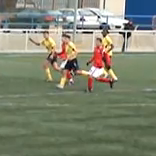
%> input picture PythonWorkSpace5Edition/Images/Chapter10/Input/CamShift/Sequence/frame1.bmp, 156 x 156 px
$ octave BackProjectionExample.m   (GNU Octave 9; MATLAB toolbox functions it lacks are replaced by stand-ins)
%> lines starting %> are read from the running program, lines starting %| are printed output that depends on the picture; in (x1, y1, x2, y2) boxes, pixels count from 0 and x2, y2 are one past the last pixel; in counts of white or black regions, pixels touching at a corner belong together; the program's own positions count from 1
### Images/Chapter10/Input/CamShift/Density.m
function histogram = Density(image, s, regionRadious, h)
% Implementation of density estimation for a colour image
% Parameters: Image, Position of the image region, the size of the region and kernel size
%             the size is measured from the centre of the region/kernel

% Colour components
red = image(:,:,1);
green = image(:,:,2);
blue = image(:,:,3);

% Create 64x64 histogram
histSize = 64;
histogram(1:histSize,1:histSize) = 0;

% Total number of values in the histogram for normalisation
total = 0;

% Density estimation
for DeltaRow = -regionRadious(1) : regionRadious(1)        % Rows inside the image region
    for DeltaColumn = -regionRadious(2) : regionRadious(2) % Columns inside the image region

        % Position of the pixel in the image
        row = s(1) + DeltaRow;
        column = s(2) + DeltaColumn;

        % Compute 2D color features (Cb,Cr) for the (x,y) pixel
        [Cb Cr] = ColourFeature(red(row,column), green(row,column), blue(row,column));

        % Gaussian kernel
        w = exp(-(DeltaRow*DeltaRow + DeltaColumn*DeltaColumn)/2*h*h);

        %increment histogram
        histogram(int8(Cb),int8(Cr)) = histogram(int8(Cb),int8(Cr))+w;
        total = total + w;
    end
end

% Normailse
histogram = histogram ./ total;


### PhytonWorkSpace5Edition/Images/Chapter10/Input/CamShift/BackProjection.m
function projection = BackProjection(image, histogram)
% Implementation of BackProjection
% Parameters: Image, histogram and region where to perform the back projection
%             the size is measured from the centre of the region

% Colour components
red = image(:,:,1);
green = image(:,:,2);
blue = image(:,:,3);

% Image Size
[ imageRows imageColumns depth ] = size(image);

% Create new image
projection(1:imageRows,1:imageColumns) = 0;

% Density estimation
for row = 1 : imageRows           % Image rows
    for column = 1 : imageColumns % Columns inside the image region

        % Compute 2D color features (Cb,Cr) for the (x,y) pixel
        [Cb Cr] = ColourFeature(red(row,column), green(row,column), blue(row,column));

        % Back project
        projection(row,column) = histogram(int8(Cb),int8(Cr));
    end
end


### PhytonWorkSpace5Edition/Images/Chapter10/Input/CamShift/ComputeScale.m
function [Crow, Ccolumn, Srow, Scolumn] = ComputeScale(image, s, regionRadious, scaleResult)
% Estimte a scale based on momentos
% Parameters: Single valued image, Position of the image region, the size of the region and a final scale
%             the size is measured from the centre of the region

% Image Size
[ imageRows imageColumns ] = size(image);

% Momemtus
M00 = 0;
M10 = 0;
M01 = 0;
M11 = 0;
M20 = 0;
M02 = 0;
for DeltaRow = -regionRadious(1) : regionRadious(1)        % Rows inside the image region
    for DeltaColumn = -regionRadious(2) : regionRadious(2) % Columns inside the image region

        % Position of the pixel in the image
        row = s(1) + DeltaRow;
        column = s(2) + DeltaColumn;

        if row > 0 & row < imageRows & column > 0 & column < imageColumns
            M00 = M00 + image(row,column);
            M10 = M10 + row * image(row,column);
            M01 = M01 + column * image(row,column);
            M11 = M11 + row * column * image(row,column);
            M20 = M20 + row * row * image(row,column);
            M02 = M02 + column* column * image(row,column);
        end
    end
end

Ccolumn = (M01/M00);
Crow = (M10/M00);

a = M20/M00- Crow*Crow;
b = 2*(M11/M00 - Crow *Ccolumn);
c = M02/M00- Ccolumn*Ccolumn;

Srow = round(scaleResult(1) * sqrt((a+c+sqrt(b*b+(a-c)*(a-c))/2)));
Scolumn = round(scaleResult(2) * sqrt((a+c-sqrt(b*b+(a-c)*(a-c))/2)));

Ccolumn = round(M01/M00);
Crow = round(M10/M00);


### PhytonWorkSpace5Edition/Images/Chapter10/Input/CamShift/DrawSquare.m
function newImage = DrawSquare(image, s, radious, colour)
% Draw a squre in an image
% Parameters: Image, position, size
%             the size is measured from the centre of the region

newImage = image;

pixelValue = [ colour colour colour ];

% Draw vertical lime
for DeltaRow = s(1)-radious(1) : s(1)+radious(1)
    newImage(DeltaRow,s(2)-radious(2),:) = pixelValue;
    newImage(DeltaRow,s(2)+radious(2),:) = pixelValue;
end

% Draw horizontal lime
for Deltacolumn = s(2)-radious(2) : s(2)+radious(2)
    newImage(s(1)-radious(1),Deltacolumn,:) = pixelValue;
    newImage(s(1)+radious(1),Deltacolumn,:) = pixelValue;
end


### PythonWorkSpace5Edition/Images/Chapter10/Input/CamShift/BackProjectionExample.m
% Compute Back Projection Example
clear;

% Read image data
frame = imread('sequence\frame1.bmp','bmp');
%> frame is the input picture: size 156x156x3 uint8; mean R, G, B 128.3, 132.6, 113.7

% Density estimation parameter
filterSize = .16;

% Region position
position = [60 100];

% Radius from the centre (rows,columns)
regionSize = [ 15 8 ];

% Back projection Size
backProjectionSize = round(regionSize .* 1.5);
scaleResult = [1.5 1];

% Compute initial density
q = Density(frame, position, regionSize, filterSize);
%> in Density, `blue = image(:,:,3);`:
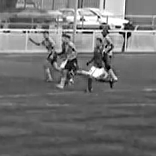
%> blue: size 156x156 uint8; min 0, max 255, mean 113.7
%> after the loop in Density, `for DeltaRow = -regionRadious(1) : regionRadious(1)`:
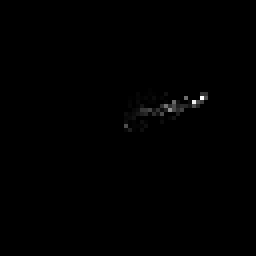
%> histogram: size 64x64 double (shown 4 times larger); min 0, max 17.35, mean 0.0489; drawn with min black and max white
%> after the loop in Density, `for DeltaRow = -regionRadious(1) : regionRadious(1)`: total = 200.2

% Back project
projected = BackProjection(frame, q);
%> in BackProjection, `projection(1:imageRows,1:imageColumns) = 0;`: projection: size 156x156 double; every value is 0
%> after the loop in BackProjection, `for row = 1 : imageRows`:
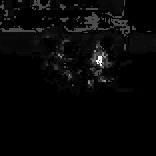
%> projection: size 156x156 double; min 0, max 0.0867, mean 0.00249; drawn with min black and max white

% Get scale and position
[Crow, Ccolumn, Srow, Scolumn] = ComputeScale(projected, position, backProjectionSize,scaleResult);
%> after the loop in ComputeScale, `for DeltaRow = -regionRadious(1) : regionRadious(1)`: M00 = 14.76; M01 = 1473; M02 = 147431.7; M10 = 913.4; M11 = 91217.6; M20 = 58145.9
%> in ComputeScale, `Ccolumn = (M01/M00);`: Ccolumn = 99.82
%> in ComputeScale, `Crow = (M10/M00);`: Crow = 61.9
%> in ComputeScale, `a = M20/M00- Crow*Crow;`: a = 109.3
%> in ComputeScale, `b = 2*(M11/M00 - Crow *Ccolumn);`: b = 6.22
%> in ComputeScale, `c = M02/M00- Ccolumn*Ccolumn;`: c = 26.86
%> in ComputeScale, `Srow = round(scaleResult(1) * sqrt((a+c+sqrt(b*b+(a-c)*(a-c))/2)));`: Srow = 20
%> in ComputeScale, `Scolumn = round(scaleResult(2) * sqrt((a+c-sqrt(b*b+(a-c)*(a-c))/2)));`: Scolumn = 10
%> in ComputeScale, `Ccolumn = round(M01/M00);`: Ccolumn = 100
%> in ComputeScale, `Crow = round(M10/M00);`: Crow = 62
%> Crow = 62; Ccolumn = 100; Srow = 20; Scolumn = 10

% Display image
result = DrawSquare(frame,[Crow, Ccolumn],[Srow, Scolumn],0);
%> the loop in DrawSquare, `for DeltaRow = s(1)-radious(1) : s(1)+radious(1)` made 41 passes
%> after the loop in DrawSquare, `for DeltaRow = s(1)-radious(1) : s(1)+radious(1)`:
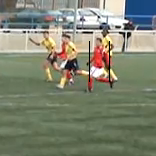
%> newImage: size 156x156x3 uint8; 0.34% of pixels changed, all inside (x1, y1, x2, y2) = (89, 41, 110, 82)
%> the loop in DrawSquare, `for Deltacolumn = s(2)-radious(2) : s(2)+radious(2)` made 21 passes
%> after the loop in DrawSquare, `for Deltacolumn = s(2)-radious(2) : s(2)+radious(2)`: newImage: size 156x156x3 uint8; 0.16% of pixels changed, all inside (x1, y1, x2, y2) = (90, 41, 109, 82)
figure(1);
image(result);

% Density
figure(2);
hold on;
surf(q,'FaceColor','interp', 'EdgeColor','none', 'FaceLighting' , 'phong')
axis tight
colormap cool
view(-50,20)
camlight left
axis square
axis off
xlabel('u');
ylabel('v');
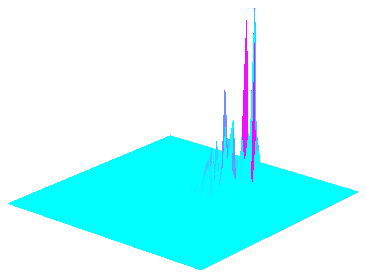
%> figure redrawn from the program's plot data

% Display back projected image
displayImage = frame;
[ imageRows imageColumns depth ] = size(displayImage);
%> imageRows = 156; imageColumns = 156; depth = 3
m = max(max(projected));
%> m = 0.0867
for row = 1 : imageRows           % Image rows
    for column = 1 : imageColumns % Columns inside the image region
        val = 256*projected(row,column)/m;
        displayImage(row,column,:) = [val val val];
    end
end

result = DrawSquare(displayImage,[Crow, Ccolumn],[Srow, Scolumn],255);
%> call 2 of DrawSquare, with s = [62 100], radious = [20 10], colour = 255
%> the loop in DrawSquare (call 2), `for DeltaRow = s(1)-radious(1) : s(1)+radious(1)` made 41 passes
%> after the loop in DrawSquare (call 2), `for DeltaRow = s(1)-radious(1) : s(1)+radious(1)`:
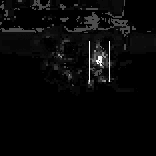
%> newImage: size 156x156x3 uint8; min 0, max 255, mean 8.2
%> the loop in DrawSquare (call 2), `for Deltacolumn = s(2)-radious(2) : s(2)+radious(2)` made 21 passes
%> after the loop in DrawSquare (call 2), `for Deltacolumn = s(2)-radious(2) : s(2)+radious(2)`:
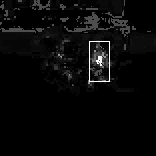
%> newImage: size 156x156x3 uint8; 0.16% of pixels changed, all inside (x1, y1, x2, y2) = (90, 41, 109, 82)
figure(3);
image(result);

$ run again, with PythonWorkSpace5Edition/Images/Chapter10/Input/CamShift/Sequence/frame3.bmp copied over PythonWorkSpace5Edition/Images/Chapter10/Input/CamShift/Sequence/frame1.bmp
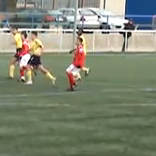
%> input picture PythonWorkSpace5Edition/Images/Chapter10/Input/CamShift/Sequence/frame3.bmp, 156 x 156 px
%> frame is the input picture: size 156x156x3 uint8; mean R, G, B 128.2, 133.6, 114.9
%> after the loop in Density, `for DeltaRow = -regionRadious(1) : regionRadious(1)`: total = 200.2
%> after the loop in ComputeScale, `for DeltaRow = -regionRadious(1) : regionRadious(1)`: M00 = 363.4; M01 = 36665.2; M02 = 3716774.6; M10 = 25291.2; M11 = 2551177.5; M20 = 1785782
%> in ComputeScale, `Ccolumn = (M01/M00);`: Ccolumn = 100.9
%> in ComputeScale, `Crow = (M10/M00);`: Crow = 69.6
%> a = 70.32
%> b = -3.66
%> c = 47.64
%> in ComputeScale, `Srow = round(scaleResult(1) * sqrt((a+c+sqrt(b*b+(a-c)*(a-c))/2)));`: Srow = 17
%> in ComputeScale, `Scolumn = round(scaleResult(2) * sqrt((a+c-sqrt(b*b+(a-c)*(a-c))/2)));`: Scolumn = 10
%> in ComputeScale, `Ccolumn = round(M01/M00);`: Ccolumn = 101
%> in ComputeScale, `Crow = round(M10/M00);`: Crow = 70
%> `[Crow, Ccolumn, Srow, Scolumn] = ComputeScale(projected, position, bac..`: Ccolumn = 101; Srow = 17; Scolumn = 10
%> the loop in DrawSquare, `for DeltaRow = s(1)-radious(1) : s(1)+radious(1)` made 35 passes
%> after the loop in DrawSquare, `for DeltaRow = s(1)-radious(1) : s(1)+radious(1)`:
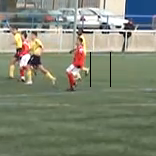
%> newImage: size 156x156x3 uint8; 0.29% of pixels changed, all inside (x1, y1, x2, y2) = (90, 52, 111, 87)
%> the loop in DrawSquare, `for Deltacolumn = s(2)-radious(2) : s(2)+radious(2)` made 21 passes
%> m = 0.61
%> the loop in DrawSquare (call 2), `for DeltaRow = s(1)-radious(1) : s(1)+radious(1)` made 35 passes
%> the loop in DrawSquare (call 2), `for Deltacolumn = s(2)-radious(2) : s(2)+radious(2)` made 21 passes
%> after the loop in DrawSquare (call 2), `for Deltacolumn = s(2)-radious(2) : s(2)+radious(2)`:
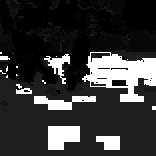
%> newImage: size 156x156x3 uint8; min 0, max 255, mean 54.4

$ run again, with PythonWorkSpace5Edition/Images/Chapter10/Input/CamShift/Sequence/frame4.bmp copied over PythonWorkSpace5Edition/Images/Chapter10/Input/CamShift/Sequence/frame1.bmp
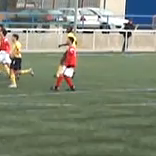
%> input picture PythonWorkSpace5Edition/Images/Chapter10/Input/CamShift/Sequence/frame4.bmp, 156 x 156 px
%> frame is the input picture: size 156x156x3 uint8; mean R, G, B 127.4, 133.4, 114.9
%> after the loop in Density, `for DeltaRow = -regionRadious(1) : regionRadious(1)`: total = 200.2
%> after the loop in ComputeScale, `for DeltaRow = -regionRadious(1) : regionRadious(1)`: M00 = 400.4; M01 = 40069.2; M02 = 4030697; M10 = 27645.9; M11 = 2766626.5; M20 = 1945358.8
%> in ComputeScale, `Ccolumn = (M01/M00);`: Ccolumn = 100.1
%> in ComputeScale, `Crow = (M10/M00);`: Crow = 69.05
%> a = 91.05
%> b = -0.435
%> c = 51.7
%> in ComputeScale, `Srow = round(scaleResult(1) * sqrt((a+c+sqrt(b*b+(a-c)*(a-c))/2)));`: Srow = 19
%> in ComputeScale, `Scolumn = round(scaleResult(2) * sqrt((a+c-sqrt(b*b+(a-c)*(a-c))/2)));`: Scolumn = 11
%> in ComputeScale, `Ccolumn = round(M01/M00);`: Ccolumn = 100
%> in ComputeScale, `Crow = round(M10/M00);`: Crow = 69
%> `[Crow, Ccolumn, Srow, Scolumn] = ComputeScale(projected, position, bac..`: Ccolumn = 100; Srow = 19; Scolumn = 11
%> the loop in DrawSquare, `for DeltaRow = s(1)-radious(1) : s(1)+radious(1)` made 39 passes
%> the loop in DrawSquare, `for Deltacolumn = s(2)-radious(2) : s(2)+radious(2)` made 23 passes
%> m = 0.588
%> the loop in DrawSquare (call 2), `for DeltaRow = s(1)-radious(1) : s(1)+radious(1)` made 39 passes
%> the loop in DrawSquare (call 2), `for Deltacolumn = s(2)-radious(2) : s(2)+radious(2)` made 23 passes
%> after the loop in DrawSquare (call 2), `for Deltacolumn = s(2)-radious(2) : s(2)+radious(2)`:
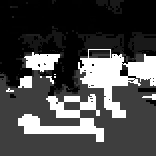
%> newImage: size 156x156x3 uint8; min 0, max 255, mean 74.3
